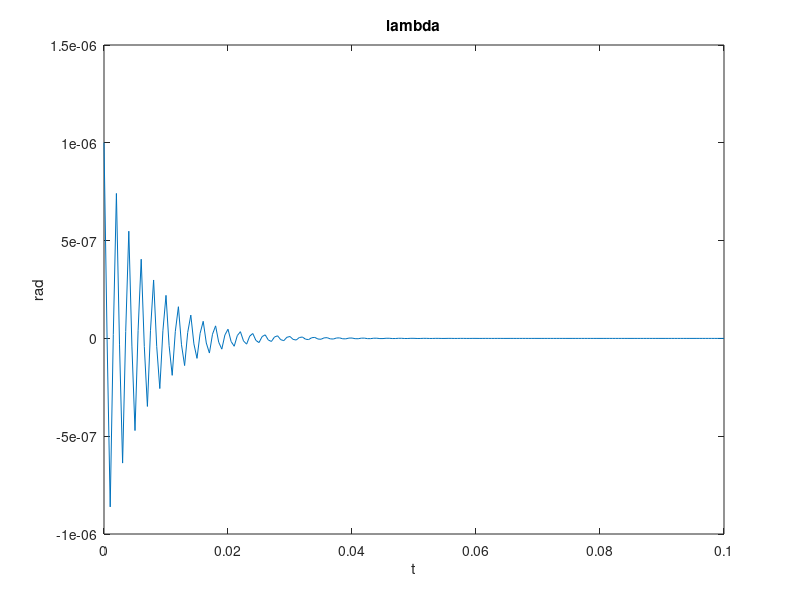

This figure's MATLAB source:
%A.1
R = [1e4, 1e4, 1e4]; 
C=[1e-6,1e-6]; %sets the componenet values
C=[1e-9,1e-6];
A = [1,(1/R(1)+1/R(2)+1/R(3))/C(2), 1/(R(1)*R(2)*C(1)*C(2))];   %determine the coeffecients for characteristic equation
lambda = roots(A);

%A.2
poly(lambda);
t = [0:0.0005:0.1];
u = @(t) 1.0*(t>=0);
h = @(t) (C(1).*exp(lambda(1).*t)+C(2).*exp(lambda(2).*t)).*(u(t));

plot(t,h(t));
title("lambda");
xlabel("t");
ylabel("rad");
